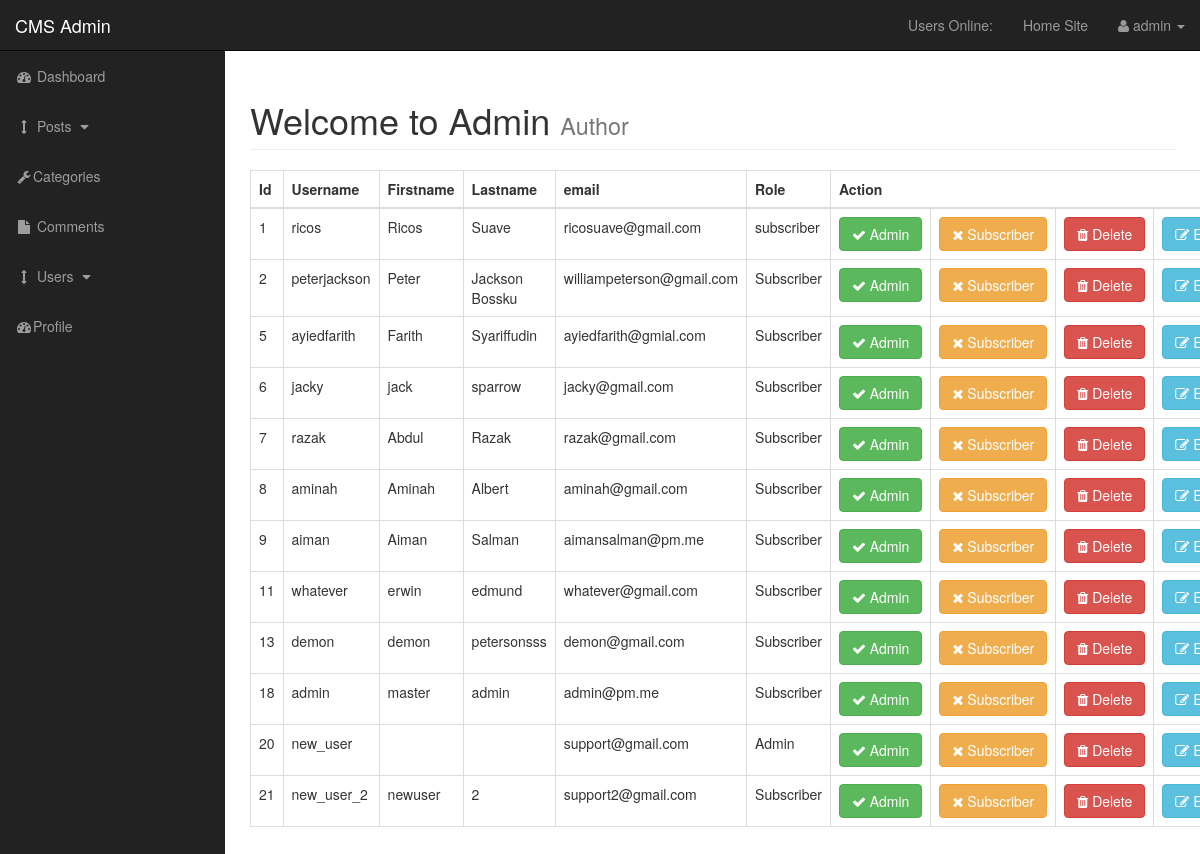
Page /admin/users.php (signed in) on the earlier database version.
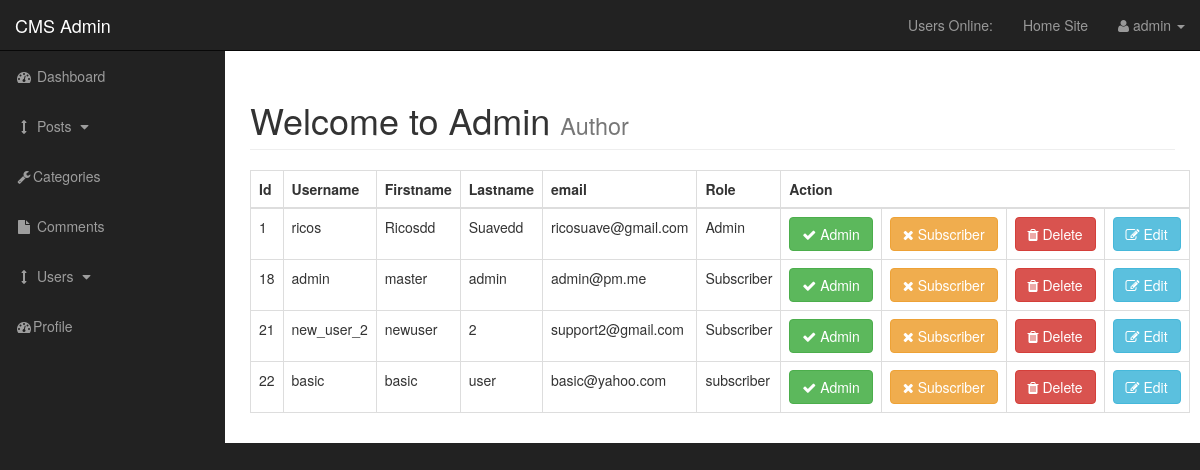
Same page on the later database version.
### tables this page shows
CREATE TABLE `users` (
  `user_id` int(3) NOT NULL,
  `username` varchar(255) NOT NULL,
  `user_password` varchar(255) NOT NULL,
  `user_firstname` varchar(255) NOT NULL,
  `user_lastname` varchar(255) NOT NULL,
  `user_email` varchar(255) NOT NULL,
  `user_image` text NOT NULL,
  `user_role` varchar(255) NOT NULL
);

### admin/includes/view_all_users.php (the view, shortened to what this page needs)
                    <table class="table table-bordered table-hover table-sm ">
                        <thead>
                            <tr>
                                <th>Id</th>
                                <th>Username</th>
                                <th>Firstname</th>
                                <th>Lastname</th>
                                <th>email</th>
                                <th>Role</th>
                                <th colspan="4">Action</th>
                            </tr>
                        </thead>
                        <tbody>
                            <?php
 $query = "SELECT * FROM users ";
 $select_users= mysqli_query($connection, $query);
while ($row = mysqli_fetch_assoc($select_users))
{
    $user_id = $row['user_id'];
    $Username = $row['username'];
    $user_firstname = $row['user_firstname'];
    $user_lastname = $row['user_lastname'];
    $user_email = $row['user_email'];
    $user_role = $row['user_role'];
    echo "<tr>";
    echo "<td> $user_id  </td>";
    echo "<td> $Username </td>";
    echo "<td> $user_firstname </td>";
    echo "<td> $user_lastname </td>";
    echo "<td> $user_email </td>";
    echo "<td> $user_role </td>";
    echo "<td><a href='users.php?change_to_admin={$user_id}'> <button class='btn btn-success'><i class='fa fa-check'></i> Admin</button></a></td>";
    echo "<td><a href='users.php?change_to_sub={$user_id}'> <button class='btn btn-warning'><i class='fa fa-times'></i> Subscriber</button></a></td>";
    echo "<td><a href='users.php?delete=$user_id'> <button class='btn btn-danger'><i class='fa fa-trash'></i> Delete</button></a></td>";
    echo "<td><a href='users.php?source=edit_user&edit_user=$user_id'> <button class='btn btn-info'><i class='fa fa-edit'></i> Edit</button></a></td>";
    echo "</tr>";
}
                              ?>
                        </tbody>
                    </table>

### admin/includes/admin_header.php (shortened to what this page needs)
<!DOCTYPE html>
<html lang="en">
<head>
    <link href="css/bootstrap.min.css" rel="stylesheet">
    <link href="css/sb-admin.css" rel="stylesheet">
    <link href="font-awesome/css/font-awesome.min.css" rel="stylesheet" type="text/css">
    <link href="css/styles.css" rel="stylesheet">
</head>
<body>

### admin/users.php (shortened to what this page needs)
<?php include("includes/admin_header.php"); ?>
    <div id="wrapper">
<?php include("includes/admin_navigation.php"); ?>
        <div id="page-wrapper">
            <div class="container-fluid">
                <div class="row">
                    <div class="col-lg-12">
                        <h1 class="page-header">
                            Welcome to Admin
                            <small>Author</small>
                        </h1>
<?php
if (isset($_GET['source'])) {
$source = $_GET['source'];
}
else {
    $source = '';
}
switch ($source) {
    default:
        include "includes/view_all_users.php";
        break;
}
?>
                    </div>
                </div>
            </div>
        </div>
<?php include("includes/admin_footer.php"); ?>

### admin/includes/admin_navigation.php (shortened to what this page needs)
        <nav class="navbar navbar-inverse navbar-fixed-top" role="navigation">
            <div class="navbar-header">
                <a class="navbar-brand" href="index.php">CMS Admin</a>
            </div>
            <ul class="nav navbar-right top-nav">
                <li><a href="">Users Online: <span class="usersonline"></span></a></li>
                <li><a href="../index.php">Home Site</a></li>
                <li class="dropdown">
                    <a href="#" class="dropdown-toggle" data-toggle="dropdown"><i class="fa fa-user"></i>
<?php
    if(isset($_SESSION['username']))
    {
        echo $_SESSION['username'];
    }
 ?>
                        <b class="caret"></b></a>
                </li>
            </ul>
            <div class="collapse navbar-collapse navbar-ex1-collapse">
                <ul class="nav navbar-nav side-nav">
                    <li>
                        <a href="index.php"><i class="fa fa-fw fa-dashboard"></i> Dashboard</a>
                    </li>
                    <li>
                        <a href="javascript:;" data-toggle="collapse" data-target="#posts_dropdown"><i class="fa fa-fw fa-arrows-v"></i> Posts <i class="fa fa-fw fa-caret-down"></i></a>
                    </li>
                    <li>
                        <a href="./categories.php"><i class="fa fa-fw fa-wrench"></i>Categories</a>
                    </li>
                    <li>
                        <a href="comments.php"><i class="fa fa-fw fa-file"></i> Comments</a>
                    </li>
                     <li>
                        <a href="javascript:;" data-toggle="collapse" data-target="#demo"><i class="fa fa-fw fa-arrows-v"></i> Users <i class="fa fa-fw fa-caret-down"></i></a>
                    </li>
                    <li>
                        <a href="profile.php"><i class="fa fa-fw fa-dashboard"></i>Profile</a>
                    </li>
                </ul>
            </div>
        </nav>

### admin/includes/admin_footer.php (shortened to what this page needs)
    </div>
</body>
</html>

### admin/css/sb-admin.css (style rules this page uses)
body { margin-top: 100px; background-color: #222; }
@media (min-width:768px) { body { margin-top: 50px; } }
#wrapper { padding-left: 0; }
#page-wrapper { width: 100%; padding: 0; background-color: #fff; }
@media (min-width:768px) { #wrapper { padding-left: 225px; } }
@media (min-width:768px) { #page-wrapper { padding: 10px; } }
.top-nav { padding: 0 15px; }
.top-nav>li { display: inline-block; float: left; }
.top-nav>li>a { padding-top: 15px; padding-bottom: 15px; line-height: 20px; color: #999; }
@media (min-width:768px) { .side-nav { position: fixed; top: 51px; left: 225px; width: 225px; margin-left: -225px; border: none; border-radius: 0; overflow-y: auto; background-color: #222; } }
@media (min-width:768px) { .side-nav>li>a { width: 225px; } }

Differences in the rows shown:
removed users: user_id "2", username "peterjackson", user_firstname "Peter", user_lastname "Jackson Bossku", user_email "williampeterson@gmail.com", user_role "Subscriber"
removed users: user_id "5", username "ayiedfarith", user_firstname "Farith", user_lastname "Syariffudin", user_email "ayiedfarith@gmial.com", user_role "Subscriber"
removed users: user_id "6", username "jacky", user_firstname "jack", user_lastname "sparrow", user_email "jacky@gmail.com", user_role "Subscriber"
removed users: user_id "7", username "razak", user_firstname "Abdul", user_lastname "Razak", user_email "razak@gmail.com", user_role "Subscriber"
removed users: user_id "8", username "aminah", user_firstname "Aminah", user_lastname "Albert", user_email "aminah@gmail.com", user_role "Subscriber"
removed users: user_id "9", username "aiman", user_firstname "Aiman", user_lastname "Salman", user_email "aimansalman@pm.me", user_role "Subscriber"
removed users: user_id "11", username "whatever", user_firstname "erwin", user_lastname "edmund", user_email "whatever@gmail.com", user_role "Subscriber"
removed users: user_id "13", username "demon", user_firstname "demon", user_lastname "petersonsss", user_email "demon@gmail.com", user_role "Subscriber"
removed users: user_id "20", username "new_user", user_email "support@gmail.com", user_role "Admin"
changed users "ricos": user_firstname "Ricos" → "Ricosdd"; user_lastname "Suave" → "Suavedd"; user_role "subscriber" → "Admin"
added users: user_id "22", username "basic", user_firstname "basic", user_lastname "user", user_email "basic@yahoo.com", user_role "subscriber"
